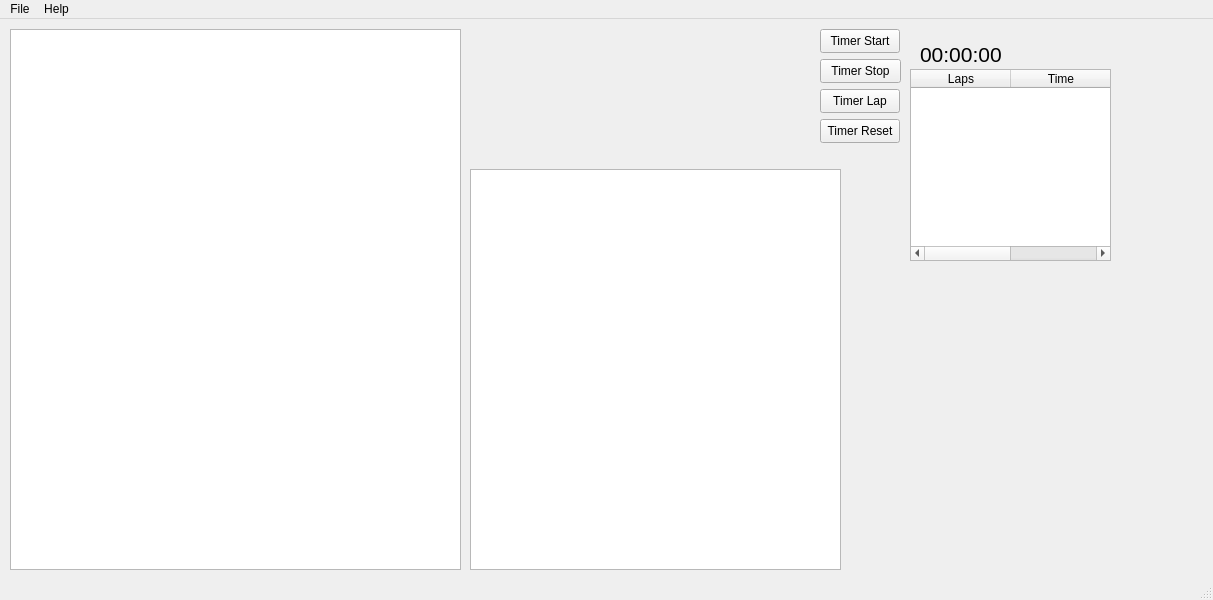
<?xml version="1.0" encoding="UTF-8"?>
<ui version="4.0">
 <class>MainWindow</class>
 <widget class="QMainWindow" name="MainWindow">
  <property name="geometry">
   <rect>
    <x>0</x>
    <y>0</y>
    <width>1213</width>
    <height>600</height>
   </rect>
  </property>
  <property name="windowTitle">
   <string>MainWindow</string>
  </property>
  <widget class="QWidget" name="centralwidget">
   <widget class="QTableView" name="tableView">
    <property name="geometry">
     <rect>
      <x>10</x>
      <y>10</y>
      <width>451</width>
      <height>541</height>
     </rect>
    </property>
   </widget>
   <widget class="QPushButton" name="TStart_button">
    <property name="geometry">
     <rect>
      <x>820</x>
      <y>10</y>
      <width>80</width>
      <height>24</height>
     </rect>
    </property>
    <property name="text">
     <string>Timer Start</string>
    </property>
   </widget>
   <widget class="QPushButton" name="TStop_button">
    <property name="geometry">
     <rect>
      <x>820</x>
      <y>40</y>
      <width>81</width>
      <height>24</height>
     </rect>
    </property>
    <property name="text">
     <string>Timer Stop</string>
    </property>
   </widget>
   <widget class="QTableView" name="tableView_2">
    <property name="geometry">
     <rect>
      <x>470</x>
      <y>150</y>
      <width>371</width>
      <height>401</height>
     </rect>
    </property>
   </widget>
   <widget class="QPushButton" name="TLap_button">
    <property name="geometry">
     <rect>
      <x>820</x>
      <y>70</y>
      <width>80</width>
      <height>24</height>
     </rect>
    </property>
    <property name="text">
     <string>Timer Lap</string>
    </property>
   </widget>
   <widget class="QPushButton" name="TReset_button">
    <property name="geometry">
     <rect>
      <x>820</x>
      <y>100</y>
      <width>80</width>
      <height>24</height>
     </rect>
    </property>
    <property name="text">
     <string>Timer Reset</string>
    </property>
   </widget>
   <widget class="QLabel" name="labelTimer">
    <property name="geometry">
     <rect>
      <x>920</x>
      <y>0</y>
      <width>151</width>
      <height>71</height>
     </rect>
    </property>
    <property name="font">
     <font>
      <pointsize>16</pointsize>
     </font>
    </property>
    <property name="text">
     <string>00:00:00</string>
    </property>
   </widget>
   <widget class="QTableWidget" name="LapsTable">
    <property name="geometry">
     <rect>
      <x>910</x>
      <y>50</y>
      <width>201</width>
      <height>192</height>
     </rect>
    </property>
    <column>
     <property name="text">
      <string>Laps</string>
     </property>
    </column>
    <column>
     <property name="text">
      <string>Time</string>
     </property>
    </column>
   </widget>
  </widget>
  <widget class="QMenuBar" name="menubar">
   <property name="geometry">
    <rect>
     <x>0</x>
     <y>0</y>
     <width>1213</width>
     <height>21</height>
    </rect>
   </property>
   <widget class="QMenu" name="menuFile">
    <property name="title">
     <string>File</string>
    </property>
   </widget>
   <widget class="QMenu" name="menuHelp">
    <property name="title">
     <string>Help</string>
    </property>
   </widget>
   <addaction name="menuFile"/>
   <addaction name="menuHelp"/>
  </widget>
  <widget class="QStatusBar" name="statusbar"/>
 </widget>
 <resources/>
 <connections/>
</ui>
